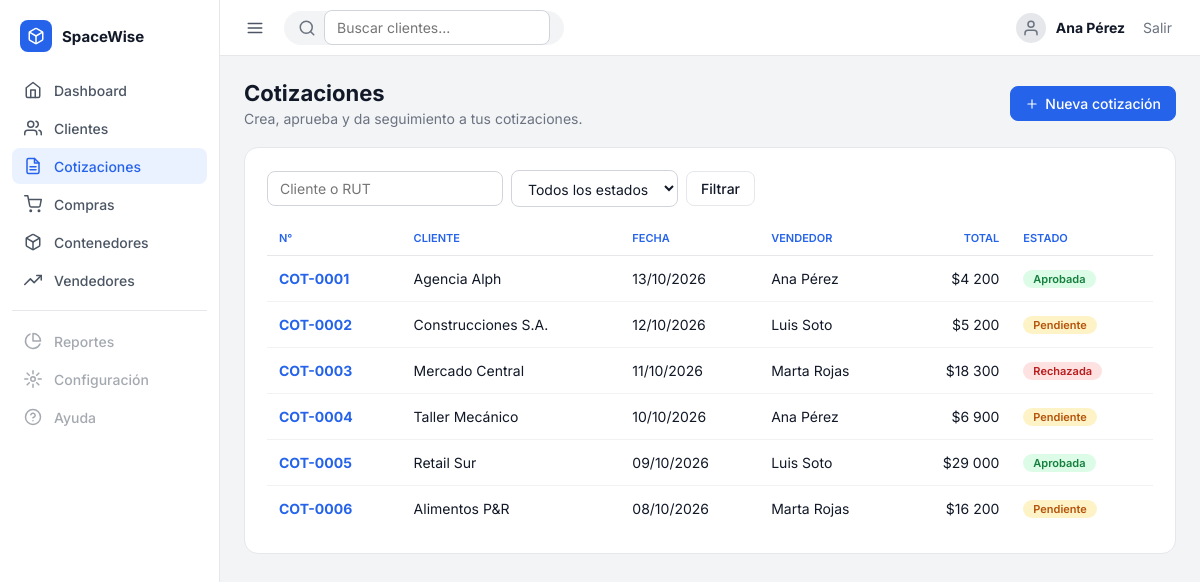
Screenshot of /cotizaciones/ (signed in) with the database file from the repository.
### cotizaciones/models.py (models this page shows, shortened)
class Cotizacion(models.Model):
    class Estado(models.TextChoices):
        PENDIENTE = "pendiente", "Pendiente"
        APROBADA = "aprobada", "Aprobada"
        RECHAZADA = "rechazada", "Rechazada"
    cliente = models.ForeignKey(
        "clientes.Cliente", on_delete=models.PROTECT, related_name="cotizaciones"
    )
    vendedor = models.ForeignKey(
        "vendedores.Vendedor",
        on_delete=models.SET_NULL,
        null=True,
        blank=True,
        related_name="cotizaciones",
    )
    estado = models.CharField(max_length=10, choices=Estado.choices, default=Estado.PENDIENTE)
    fecha = models.DateField(default=timezone.localdate)
    notas = models.TextField(blank=True)
    creado = models.DateTimeField(auto_now_add=True)
    class Meta:
        ordering = ["-fecha", "-id"]
        verbose_name = "cotización"
        verbose_name_plural = "cotizaciones"
    @property
    def numero(self):
        return f"COT-{self.pk:04d}" if self.pk else "COT-nueva"
    @property
    def total(self):
        return sum(item.subtotal for item in self.items.all())
    @property
    def badge(self):
        return {"aprobada": "ok", "pendiente": "warn", "rechazada": "bad"}.get(self.estado, "")
    def get_absolute_url(self):
        return reverse("cotizaciones:detalle", args=[self.pk])

class CotizacionItem(models.Model):
    cotizacion = models.ForeignKey(Cotizacion, on_delete=models.CASCADE, related_name="items")
    contenedor = models.ForeignKey("contenedores.Contenedor", on_delete=models.PROTECT)
    cantidad = models.PositiveIntegerField(default=1)
    precio_unitario = models.DecimalField(max_digits=12, decimal_places=2)
    @property
    def subtotal(self):
        return self.cantidad * self.precio_unitario

### clientes/models.py (models this page shows, shortened)
class Cliente(models.Model):
    nombre = models.CharField(max_length=150)
    rut = models.CharField("RUT", max_length=20, blank=True)
    email = models.EmailField("Correo", blank=True)
    telefono = models.CharField("Teléfono", max_length=30, blank=True)
    direccion = models.CharField("Dirección", max_length=255, blank=True)
    informacion_general = models.TextField("Información general", blank=True)
    creado = models.DateTimeField(auto_now_add=True)
    class Meta:
        ordering = ["nombre"]

### vendedores/models.py (models this page shows)
class Vendedor(models.Model):
    user = models.OneToOneField(
        settings.AUTH_USER_MODEL, on_delete=models.CASCADE, related_name="vendedor"
    )
    telefono = models.CharField("Teléfono", max_length=30, blank=True)
    activo = models.BooleanField(default=True)
    creado = models.DateTimeField(auto_now_add=True)
    class Meta:
        ordering = ["user__first_name", "user__username"]
        verbose_name_plural = "vendedores"
    def __str__(self):
        return self.user.get_full_name() or self.user.username

### cotizaciones/views.py (the view)
# urls.py: path("", views.CotizacionLista.as_view(), name="lista"),
class CotizacionLista(LoginRequiredMixin, QueryStringMixin, ListView):
    model = Cotizacion
    template_name = "cotizaciones/lista.html"
    context_object_name = "cotizaciones"
    paginate_by = 10
    def get_queryset(self):
        qs = (
            Cotizacion.objects.select_related("cliente", "vendedor__user")
            .prefetch_related("items")
        )
        q = self.request.GET.get("q", "").strip()
        estado = self.request.GET.get("estado", "")
        if q:
            qs = qs.filter(Q(cliente__nombre__icontains=q) | Q(cliente__rut__icontains=q))
        if estado in Cotizacion.Estado.values:
            qs = qs.filter(estado=estado)
        return qs
    def get_context_data(self, **kwargs):
        ctx = super().get_context_data(**kwargs)
        ctx["q"] = self.request.GET.get("q", "")
        ctx["estado"] = self.request.GET.get("estado", "")
        ctx["estados"] = Cotizacion.Estado.choices
        return ctx

### core/mixins.py (called while the page is built)
    def get_context_data(self, **kwargs):
        ctx = super().get_context_data(**kwargs)
        params = self.request.GET.copy()
        params.pop("page", None)
        ctx["qs"] = params.urlencode()
        return ctx

### core/templatetags/ui.py (called while the page is built)
@register.simple_tag
def icon(name):
    paths = ICONS.get(name, "")
    return mark_safe(
        '<svg class="ico" viewBox="0 0 24 24" fill="none" stroke="currentColor" '
        'stroke-width="2" stroke-linecap="round" stroke-linejoin="round" aria-hidden="true">'
        f"{paths}</svg>"
    )

### templates/cotizaciones/lista.html (shortened to what this page needs)
{% extends "base.html" %}
{% load ui %}
{% block content %}
<div class="page-title">
  <div><h1>Cotizaciones</h1><p>Crea, aprueba y da seguimiento a tus cotizaciones.</p></div>
  <a class="btn btn-primary" href="{% url 'cotizaciones:crear' %}">{% icon "plus" %} Nueva cotización</a>
</div>
<section class="card">
  <div class="toolbar">
    <form method="get">
      <input type="search" name="q" value="{{ q }}" placeholder="Cliente o RUT" aria-label="Buscar cotizaciones">
      <select name="estado" onchange="this.form.submit()" aria-label="Filtrar por estado">
        <option value="">Todos los estados</option>
      </select>
      <button class="btn" type="submit">Filtrar</button>
    </form>
  </div>
  <div class="table-wrap">
    <table>
      <thead><tr><th>N°</th><th>CLIENTE</th><th>FECHA</th><th>VENDEDOR</th><th class="num">TOTAL</th><th>ESTADO</th></tr></thead>
      <tbody>
      {% for c in cotizaciones %}
        <tr>
          <td><a href="{{ c.get_absolute_url }}"><b>{{ c.numero }}</b></a></td>
          <td>{{ c.cliente.nombre }}</td>
          <td>{{ c.fecha|date:"d/m/Y" }}</td>
          <td>{{ c.vendedor|default:"—" }}</td>
          <td class="num">${{ c.total|floatformat:"0g" }}</td>
          <td><span class="badge {{ c.badge }}">{{ c.get_estado_display }}</span></td>
        </tr>
      {% empty %}
        <tr><td colspan="6" class="empty">No hay cotizaciones que coincidan.</td></tr>
      {% endfor %}
      </tbody>
    </table>
  </div>
</section>
{% endblock %}

### templates/base.html (shortened to what this page needs)
{% load static ui %}<!doctype html>
<html lang="es">
<head>
  <link rel="stylesheet" href="{% static 'css/app.css' %}">
</head>
<body>
{% with ns=request.resolver_match.namespace url=request.resolver_match.url_name %}
<div class="app">
  <aside class="sidebar">
    <div class="brand"><span class="logo">{% icon "box" %}</span> SpaceWise</div>
    <nav class="nav">
      <a href="{% url 'dashboard' %}" class="{% if url == 'dashboard' %}active{% endif %}">{% icon "home" %} Dashboard</a>
      <a href="{% url 'clientes:lista' %}" class="{% if ns == 'clientes' %}active{% endif %}">{% icon "users" %} Clientes</a>
      <a href="{% url 'cotizaciones:lista' %}" class="{% if ns == 'cotizaciones' %}active{% endif %}">{% icon "file-text" %} Cotizaciones</a>
      <a href="{% url 'operaciones:lista' %}" class="{% if ns == 'operaciones' %}active{% endif %}">{% icon "cart" %} Compras</a>
      <a href="{% url 'contenedores:lista' %}" class="{% if ns == 'contenedores' %}active{% endif %}">{% icon "box" %} Contenedores</a>
      <a href="{% url 'vendedores:lista' %}" class="{% if ns == 'vendedores' %}active{% endif %}">{% icon "trend" %} Vendedores</a>
      <hr>
      <span class="disabled" title="Próximamente">{% icon "pie" %} Reportes</span>
      <span class="disabled" title="Próximamente">{% icon "settings" %} Configuración</span>
      <span class="disabled" title="Próximamente">{% icon "help" %} Ayuda</span>
    </nav>
  </aside>
  <div class="main">
    <header class="topbar">
      <button class="icon-btn" id="toggle-nav" type="button" aria-label="Mostrar u ocultar menú">{% icon "menu" %}</button>
      <form class="search" method="get" action="{% url 'clientes:lista' %}" role="search">
        {% icon "search" %}
        <input type="search" name="q" placeholder="Buscar clientes..." aria-label="Buscar clientes">
      </form>
      <div class="user">
        <span class="avatar">{% icon "user" %}</span>
        <strong>{{ request.user.get_full_name|default:request.user.username }}</strong>
        <form method="post" action="{% url 'logout' %}" class="inline">
          <button class="link-btn" type="submit">Salir</button>
        </form>
      </div>
    </header>
    <main class="content">
      <div class="container">
        {% block content %}{% endblock %}
      </div>
    </main>
  </div>
</div>
{% endwith %}
</body>
</html>

### rows the page displays
Cotizacion: numero "COT-0001", cliente.nombre "Agencia Alph", fecha "13/10/2026", vendedor "Ana Pérez", total "4 200", estado "Aprobada"
Cotizacion: numero "COT-0002", cliente.nombre "Construcciones S.A.", fecha "12/10/2026", vendedor "Luis Soto", total "5 200", estado "Pendiente"
Cotizacion: numero "COT-0003", cliente.nombre "Mercado Central", fecha "11/10/2026", vendedor "Marta Rojas", total "18 300", estado "Rechazada"
Cotizacion: numero "COT-0004", cliente.nombre "Taller Mecánico", fecha "10/10/2026", vendedor "Ana Pérez", total "6 900", estado "Pendiente"
Cotizacion: numero "COT-0005", cliente.nombre "Retail Sur", fecha "09/10/2026", vendedor "Luis Soto", total "29 000", estado "Aprobada"
Cotizacion: numero "COT-0006", cliente.nombre "Alimentos P&R", fecha "08/10/2026", vendedor "Marta Rojas", total "16 200", estado "Pendiente"

### other values shown
{{ request.user.get_full_name|default:request.user.username }} "Ana Pérez"
